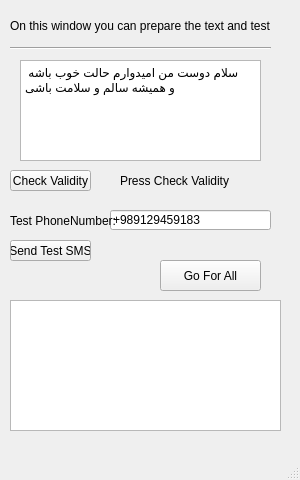
<?xml version="1.0" encoding="UTF-8"?>
<ui version="4.0">
 <class>MainWindow</class>
 <widget class="QMainWindow" name="MainWindow">
  <property name="geometry">
   <rect>
    <x>0</x>
    <y>0</y>
    <width>300</width>
    <height>480</height>
   </rect>
  </property>
  <property name="sizePolicy">
   <sizepolicy hsizetype="Fixed" vsizetype="Fixed">
    <horstretch>0</horstretch>
    <verstretch>0</verstretch>
   </sizepolicy>
  </property>
  <property name="minimumSize">
   <size>
    <width>300</width>
    <height>480</height>
   </size>
  </property>
  <property name="maximumSize">
   <size>
    <width>300</width>
    <height>480</height>
   </size>
  </property>
  <property name="windowTitle">
   <string>MainWindow</string>
  </property>
  <widget class="QWidget" name="centralwidget">
   <property name="sizePolicy">
    <sizepolicy hsizetype="Fixed" vsizetype="Preferred">
     <horstretch>0</horstretch>
     <verstretch>0</verstretch>
    </sizepolicy>
   </property>
   <widget class="QLabel" name="label">
    <property name="geometry">
     <rect>
      <x>10</x>
      <y>10</y>
      <width>261</width>
      <height>31</height>
     </rect>
    </property>
    <property name="text">
     <string>On this window you can prepare the text and test it</string>
    </property>
   </widget>
   <widget class="QTextBrowser" name="LogtextBrowser">
    <property name="geometry">
     <rect>
      <x>10</x>
      <y>300</y>
      <width>271</width>
      <height>131</height>
     </rect>
    </property>
   </widget>
   <widget class="QPushButton" name="Login_Button">
    <property name="geometry">
     <rect>
      <x>10</x>
      <y>170</y>
      <width>81</width>
      <height>21</height>
     </rect>
    </property>
    <property name="text">
     <string>Check Validity</string>
    </property>
   </widget>
   <widget class="Line" name="line_2">
    <property name="geometry">
     <rect>
      <x>10</x>
      <y>40</y>
      <width>261</width>
      <height>16</height>
     </rect>
    </property>
    <property name="orientation">
     <enum>Qt::Horizontal</enum>
    </property>
   </widget>
   <widget class="QLineEdit" name="lineEdit_2">
    <property name="geometry">
     <rect>
      <x>110</x>
      <y>210</y>
      <width>161</width>
      <height>20</height>
     </rect>
    </property>
    <property name="text">
     <string>+989129459183</string>
    </property>
   </widget>
   <widget class="QLabel" name="label_2">
    <property name="geometry">
     <rect>
      <x>120</x>
      <y>170</y>
      <width>111</width>
      <height>21</height>
     </rect>
    </property>
    <property name="text">
     <string>Press Check Validity</string>
    </property>
   </widget>
   <widget class="QLabel" name="label_3">
    <property name="geometry">
     <rect>
      <x>10</x>
      <y>210</y>
      <width>111</width>
      <height>21</height>
     </rect>
    </property>
    <property name="text">
     <string>Test PhoneNumber:</string>
    </property>
   </widget>
   <widget class="QPushButton" name="Login_Button_2">
    <property name="geometry">
     <rect>
      <x>10</x>
      <y>240</y>
      <width>81</width>
      <height>21</height>
     </rect>
    </property>
    <property name="text">
     <string>Send Test SMS</string>
    </property>
   </widget>
   <widget class="QPushButton" name="Login_Button_3">
    <property name="geometry">
     <rect>
      <x>160</x>
      <y>260</y>
      <width>101</width>
      <height>31</height>
     </rect>
    </property>
    <property name="text">
     <string>Go For All</string>
    </property>
   </widget>
   <widget class="QPlainTextEdit" name="plainTextEdit">
    <property name="geometry">
     <rect>
      <x>20</x>
      <y>60</y>
      <width>241</width>
      <height>101</height>
     </rect>
    </property>
    <property name="plainText">
     <string>سلام دوست من امیدوارم حالت خوب باشه 
و همیشه سالم و سلامت باشی
</string>
    </property>
   </widget>
  </widget>
  <widget class="QMenuBar" name="menubar">
   <property name="geometry">
    <rect>
     <x>0</x>
     <y>0</y>
     <width>300</width>
     <height>21</height>
    </rect>
   </property>
  </widget>
  <widget class="QStatusBar" name="statusbar"/>
 </widget>
 <resources/>
 <connections/>
</ui>
